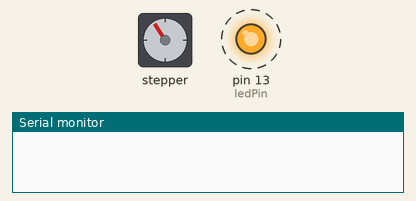
Simulated run of this sketch. Board: Arduino Uno, built with avr-gcc and run on an emulated ATmega328P. On the bench: stepper motor, output pins drawn as LEDs (lit = HIGH), the last lines printed to the serial monitor. Wiring (inferred from the names in the program): stepper motor driver (200 steps per turn assumed): step pin 11; direction pin 10. Dashed ring = blinking. Pins used as bus, display or sensor lines are not drawn.

Above: at 0.05 s.
At 2.65 s:
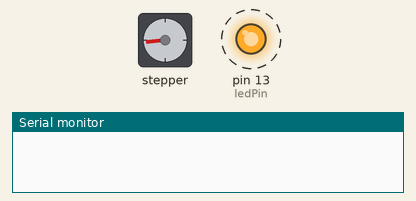
At 3.6 s:
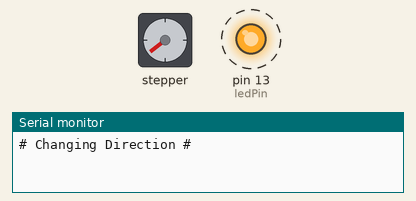
At 5.25 s:
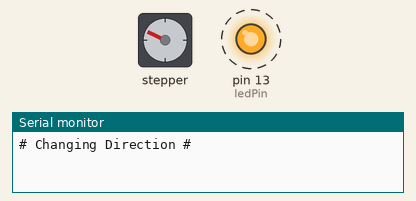
Timing chart, 0 to 7.6 s (numbered marks = the images above):
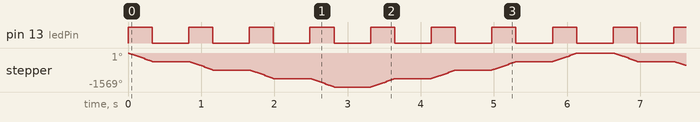

Measured:
- by itself, pin 13 (ledPin): alternates HIGH for 0.33 s and LOW for 0.50 s

The sketch:

DRV8834testing.ino
```cpp
const int stepPin = 11;
const int dirPin = 10;


const int ledPin = 13;

void setup(){
  pinMode(stepPin, OUTPUT);
  pinMode(dirPin, OUTPUT);
  digitalWrite(stepPin, LOW);
  digitalWrite(dirPin, LOW);

  Serial.begin(9600);

  pinMode(ledPin, OUTPUT);
  digitalWrite(ledPin, OUTPUT);
}

short counter = 0;

void loop(){
  digitalWrite(ledPin, HIGH);

  for(int i = 0; i < 218; ++i){
    digitalWrite(stepPin, HIGH);
    delayMicroseconds(500);
    digitalWrite(stepPin, LOW);
    delayMicroseconds(1000);
  }

  ++counter;

  if (counter == 4) {
    Serial.println("# Changing Direction #");
    counter = 0;
    digitalWrite(dirPin, !digitalRead(dirPin));
  }

  digitalWrite(ledPin, LOW);

  delay(500);
}
```
